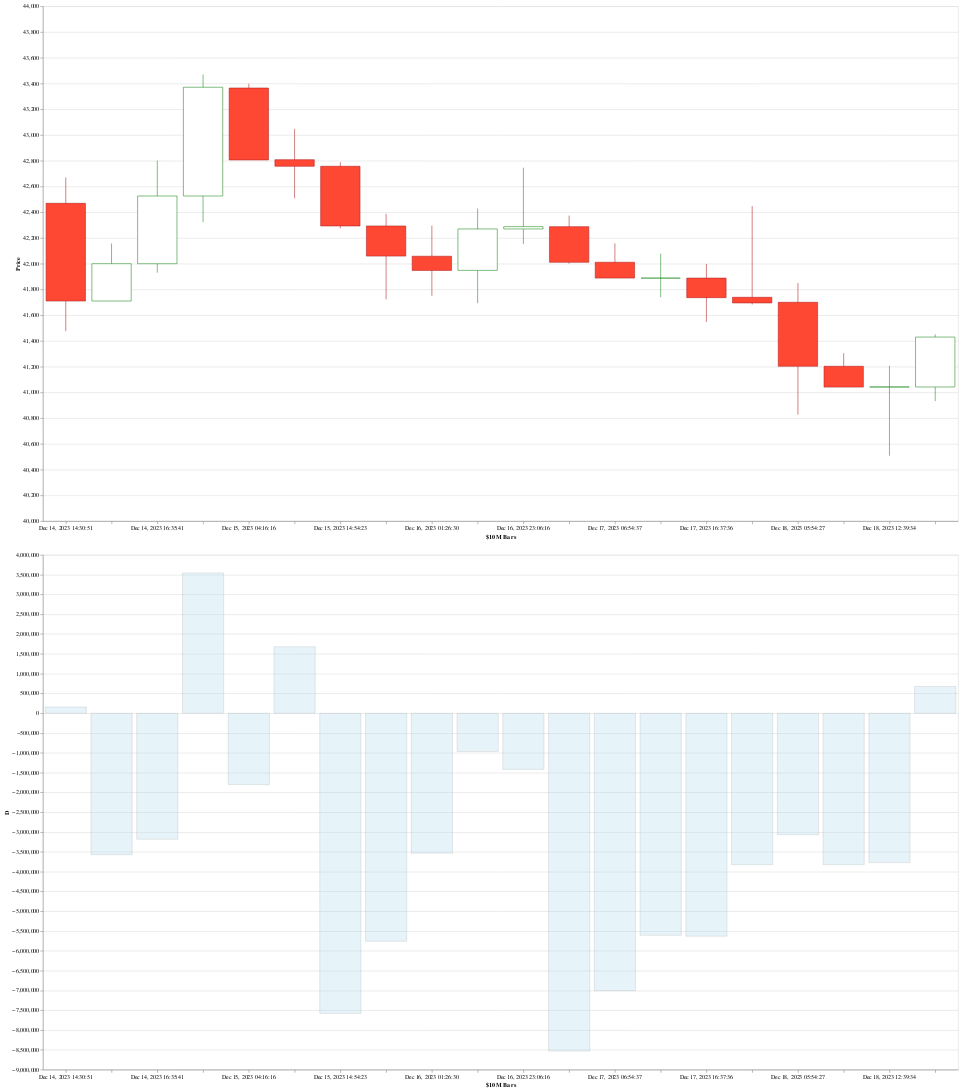

Notebook code for this chart:
### Code cell
def plot_deltas(df, y='D', width=800, height=400, **kwargs):
    return alt.Chart(df, width=width, height=height, **kwargs) \
              .mark_bar(fill='lightblue', stroke='grey', opacity=0.3, line=True) \
              .encode(
                  x=alt.X('yearmonthdatehoursminutesseconds(T):O', axis=alt.Axis(title='$10M Bars')),
                  y=y)

plot_dollar_candles(dfs['v'], width=1600, height=900) & \
plot_deltas(dfs['v'], width=1600, height=900)

### Figure 1 — Vega-Lite specification as saved in the notebook (floating-point values rounded to 4 significant figures)
{"config": {"view": {"continuousWidth": 300, "continuousHeight": 300}}, "vconcat": [{"layer": [{"mark": {"type": "rule"}, "encoding": {"color": {"condition": {"test": "datum.open <= datum.close", "value": "forestgreen"}, "value": "firebrick"}, "x": {"axis": {"title": "$10M Bars"}, "field": "T", "timeUnit": "yearmonthdatehoursminutesseconds", "type": "ordinal"}, "y": {"field": "low", "scale": {"zero": false}, "title": "Price", "type": "quantitative"}, "y2": {"field": "high"}}}, {"mark": {"type": "bar", "size": 68.8}, "encoding": {"color": {"condition": {"test": "datum.open <= datum.close", "value": "white"}, "value": "rgb(255, 72, 51)"}, "stroke": {"condition": {"test": "datum.open <= datum.close", "value": "forestgreen"}, "value": "firebrick"}, "x": {"axis": {"title": "$10M Bars"}, "field": "T", "timeUnit": "yearmonthdatehoursminutesseconds", "type": "ordinal"}, "y": {"field": "open", "type": "quantitative"}, "y2": {"field": "close"}}}], "height": 900, "width": 1600}, {"mark": {"type": "bar", "fill": "lightblue", "line": true, "opacity": 0.3, "stroke": "grey"}, "encoding": {"x": {"axis": {"title": "$10M Bars"}, "field": "T", "timeUnit": "yearmonthdatehoursminutesseconds", "type": "ordinal"}, "y": {"field": "D", "type": "quantitative"}}, "height": 900, "width": 1600}], "data": {"name": "data-2061b139dda8ab7ef32542073026c3e9"}, "$schema": "https://vega.github.io/schema/vega-lite/v5.15.1.json", "datasets": {"data-2061b139dda8ab7ef32542073026c3e9": [{"open": 42469, "high": 42669, "low": 41475, "close": 41710, "Q": 237.7, "V": 9998000.0, "V_buy": 5078000.0, "V_sell": 4920000.0, "T": "2023-12-14T14:30:51", "D": 158200.0}, {"open": 41710, "high": 42157, "low": 41709, "close": 42000, "Q": 238.2, "V": 9999000.0, "V_buy": 3213000.0, "V_sell": 6785000.0, "T": "2023-12-14T14:35:27", "D": -3572000.0}, {"open": 42000, "high": 42801, "low": 41930, "close": 42526, "Q": 235.4, "V": 9996000.0, "V_buy": 3407000.0, "V_sell": 6589000.0, "T": "2023-12-14T16:35:41", "D": -3182000.0}, {"open": 42526, "high": 43470, "low": 42323, "close": 43371, "Q": 233.0, "V": 10010000.0, "V_buy": 6775000.0, "V_sell": 3231000.0, "T": "2023-12-14T18:49:28", "D": 3544000.0}, {"open": 43365, "high": 43398, "low": 42806, "close": 42806, "Q": 232.4, "V": 9999000.0, "V_buy": 4098000.0, "V_sell": 5901000.0, "T": "2023-12-15T04:16:16", "D": -1803000.0}, {"open": 42808, "high": 43048, "low": 42509, "close": 42757, "Q": 234.0, "V": 10000000.0, "V_buy": 5840000.0, "V_sell": 4161000.0, "T": "2023-12-15T13:06:38", "D": 1679000.0}, {"open": 42757, "high": 42788, "low": 42275, "close": 42293, "Q": 235.4, "V": 10000000.0, "V_buy": 1210000.0, "V_sell": 8790000.0, "T": "2023-12-15T14:54:23", "D": -7580000.0}, {"open": 42293, "high": 42387, "low": 41723, "close": 42059, "Q": 237.5, "V": 10000000.0, "V_buy": 2121000.0, "V_sell": 7880000.0, "T": "2023-12-15T17:26:48", "D": -5760000.0}, {"open": 42058, "high": 42296, "low": 41751, "close": 41948, "Q": 237.6, "V": 9999000.0, "V_buy": 3232000.0, "V_sell": 6767000.0, "T": "2023-12-16T01:26:30", "D": -3534000.0}, {"open": 41948, "high": 42429, "low": 41693, "close": 42270, "Q": 237.7, "V": 10000000.0, "V_buy": 4517000.0, "V_sell": 5484000.0, "T": "2023-12-16T09:09:42", "D": -966900.0}, {"open": 42270, "high": 42746, "low": 42152, "close": 42288, "Q": 235.7, "V": 9994000.0, "V_buy": 4288000.0, "V_sell": 5706000.0, "T": "2023-12-16T23:06:16", "D": -1419000.0}, {"open": 42288, "high": 42374, "low": 42000, "close": 42011, "Q": 236.8, "V": 10010000.0, "V_buy": 737400.0, "V_sell": 9269000.0, "T": "2023-12-17T02:48:38", "D": -8532000.0}, {"open": 42011, "high": 42158, "low": 41888, "close": 41888, "Q": 237.8, "V": 9995000.0, "V_buy": 1494000.0, "V_sell": 8501000.0, "T": "2023-12-17T06:54:37", "D": -7007000.0}, {"open": 41888, "high": 42078, "low": 41740, "close": 41888, "Q": 238.5, "V": 9998000.0, "V_buy": 2195000.0, "V_sell": 7803000.0, "T": "2023-12-17T14:44:27", "D": -5608000.0}, {"open": 41888, "high": 41998, "low": 41547, "close": 41736, "Q": 239.4, "V": 10010000.0, "V_buy": 2189000.0, "V_sell": 7818000.0, "T": "2023-12-17T16:37:36", "D": -5630000.0}, {"open": 41739, "high": 42448, "low": 41683, "close": 41695, "Q": 238.1, "V": 9997000.0, "V_buy": 3086000.0, "V_sell": 6911000.0, "T": "2023-12-17T23:41:34", "D": -3824000.0}, {"open": 41700, "high": 41850, "low": 40827, "close": 41203, "Q": 242.3, "V": 10000000.0, "V_buy": 3467000.0, "V_sell": 6534000.0, "T": "2023-12-18T05:54:27", "D": -3066000.0}, {"open": 41203, "high": 41305, "low": 41041, "close": 41041, "Q": 243.1, "V": 9999000.0, "V_buy": 3087000.0, "V_sell": 6912000.0, "T": "2023-12-18T10:20:25", "D": -3825000.0}, {"open": 41041, "high": 41207, "low": 40508, "close": 41043, "Q": 244.8, "V": 9997000.0, "V_buy": 3113000.0, "V_sell": 6884000.0, "T": "2023-12-18T12:39:34", "D": -3772000.0}, {"open": 41042, "high": 41451, "low": 40932, "close": 41430, "Q": 176.8, "V": 7280000.0, "V_buy": 3978000.0, "V_sell": 3302000.0, "T": "2023-12-18T15:03:34", "D": 675700.0}]}}
